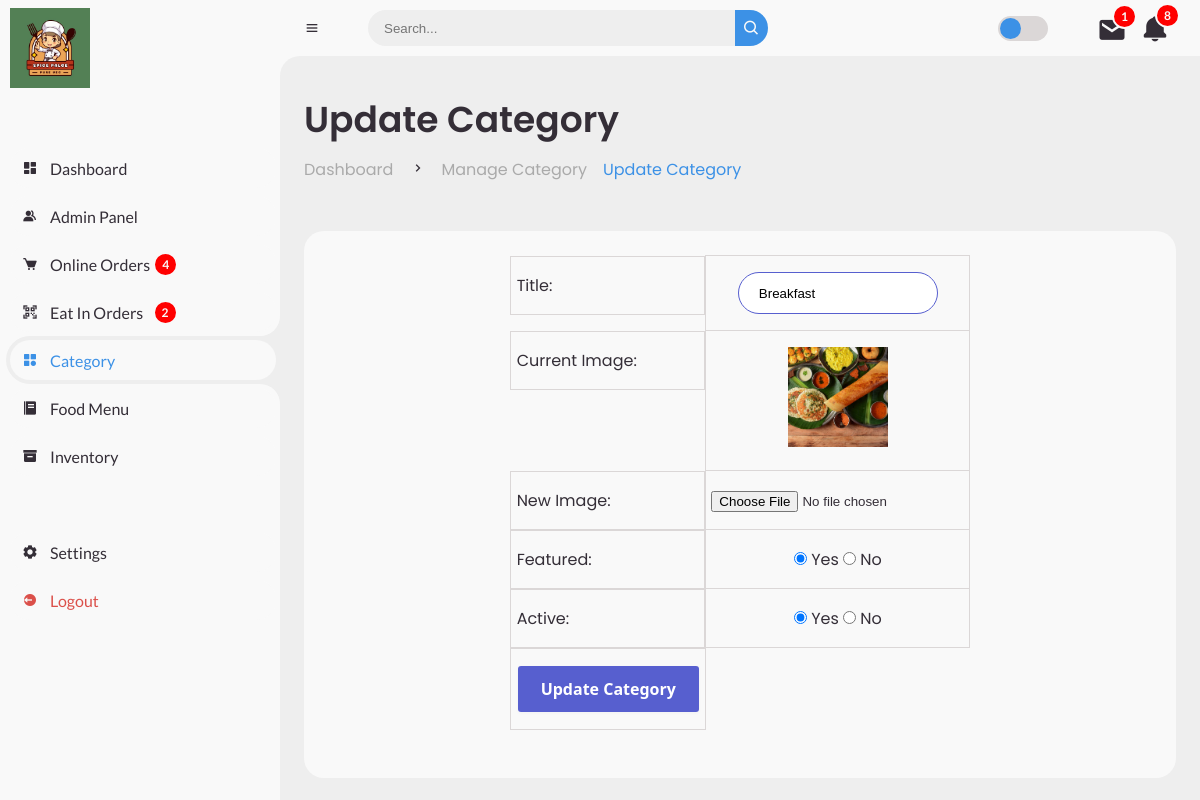
Screenshot of /admin/update-category.php?id=41 with the database file from the repository.
### tables this page shows
CREATE TABLE `tbl_category` (
  `id` int(10) UNSIGNED NOT NULL,
  `title` varchar(100) NOT NULL,
  `image_name` varchar(255) NOT NULL,
  `featured` varchar(10) NOT NULL,
  `active` varchar(10) NOT NULL
);

### admin/update-category.php (the view, shortened to what this page needs)
<?php include('../frontend/config/constants.php');
?>
<?php
$ei_order_notif = "SELECT order_status from tbl_eipay
					WHERE order_status='Pending' OR order_status='Processing'";
$res_ei_order_notif = mysqli_query($conn, $ei_order_notif);
$row_ei_order_notif = mysqli_num_rows($res_ei_order_notif);
$online_order_notif = "SELECT order_status from order_manager
					WHERE order_status='Pending'OR order_status='Processing' ";
$res_online_order_notif = mysqli_query($conn, $online_order_notif);
$row_online_order_notif = mysqli_num_rows($res_online_order_notif);
$stock_notif = "SELECT stock FROM tbl_food
				WHERE stock<50";
$res_stock_notif = mysqli_query($conn, $stock_notif);
$row_stock_notif = mysqli_num_rows($res_stock_notif);
$message_notif = "SELECT message_status FROM message
				 WHERE message_status = 'unread'";
$res_message_notif = mysqli_query($conn, $message_notif);
$row_message_notif = mysqli_num_rows($res_message_notif);
?>
<!DOCTYPE html>
<html lang="en">
<head>
	<link href='https://unpkg.com/boxicons@2.0.9/css/boxicons.min.css' rel='stylesheet'>
	<link rel="stylesheet" href="style-admin.css">
</head>
<body>
	<section id="sidebar">
		<a href="index.php" class="brand">
			<img src="../images/logo.png" width="80px" alt="">
		</a>
		<ul class="side-menu top">
			<li>
				<a href="index.php">
					<i class='bx bxs-dashboard'></i>
					<span class="text">Dashboard</span>
				</a>
			</li>
			<li>
				<a href="manage-admin.php">
					<i class='bx bxs-group'></i>
					<span class="text">Admin Panel</span>
				</a>
			</li>
			<li>
				<a href="manage-online-order.php">
					<i class='bx bxs-cart'></i>
					<span class="text">Online Orders&nbsp;</span>
					<?php
					if ($row_online_order_notif > 0) {
					?>
						<span class="num-ei"><?php echo $row_online_order_notif; ?></span>
					<?php
					} else {
					?>
						<span class=""> </span>
					<?php
					}
					?>
				</a>
			</li>
			<li>
				<a href="manage-ei-order.php">
					<i class='bx bx-qr-scan'></i>
					<span class="text">Eat In Orders&nbsp;&nbsp;&nbsp;
					</span>
					<?php
					if ($row_ei_order_notif > 0) {
					?>
						<span class="num-ei"><?php echo $row_ei_order_notif; ?></span>
					<?php
					} else {
					?>
						<span class=""> </span>
					<?php
					}
					?>
				</a>
			</li>
			<li class="active">
				<a href="manage-category.php">
					<i class='bx bxs-category'></i>
					<span class="text">Category</span>
				</a>
			</li>
			<li>
				<a href="manage-food.php">
					<i class='bx bxs-food-menu'></i>
					<span class="text">Food Menu</span>
				</a>
			</li>
			<li class="">
				<a href="inventory.php">
					<i class='bx bxs-box'></i>
					<span class="text">Inventory</span>
				</a>
			</li>
		</ul>
		<ul class="side-menu">
			<li>
				<a href="#">
					<i class='bx bxs-cog'></i>
					<span class="text">Settings</span>
				</a>
			</li>
			<li>
				<a href="logout.php" class="logout">
					<i class='bx bxs-log-out-circle'></i>
					<span class="text">Logout</span>
				</a>
			</li>
		</ul>
	</section>
	<section id="content">
		<nav>
			<i class='bx bx-menu'></i>
			<form action="#">
				<div class="form-input">
					<input type="search" placeholder="Search...">
					<button type="submit" class="search-btn"><i class='bx bx-search'></i></button>
				</div>
			</form>
			<label for="switch-mode" class="switch-mode"></label>
			<div class="fetch_message">
				<div class="action_message notfi_message">
					<a href="messages.php"><i class='bx bxs-envelope'></i></a>
					<?php
					if ($row_message_notif > 0) {
					?>
						<span class="num"><?php echo $row_message_notif; ?></span>
					<?php
					} else {
					?>
						<span class=""></span>
					<?php
					}
					?>
				</div>
			</div>
			<div class="notification">
				<div class="action notif">
					<i class='bx bxs-bell' onclick="menuToggle();"></i>
					<?php
					if ($row_stock_notif > 0 || $row_online_order_notif > 0 || $row_ei_order_notif > 0) {
						$total_notif = $row_online_order_notif + $row_ei_order_notif + $row_stock_notif;
					?>
						<span class="num"><?php echo $total_notif; ?></span>
					<?php
					} else {
					?>
						<span class=""></span>
					<?php
					}
					?>
				</div>
			</div>
		</nav>
		<main>
			<div class="head-title">
				<div class="left">
					<h1>Update Category</h1>
					<ul class="breadcrumb">
						<li>
							<a href="index.php">Dashboard</a>
						</li>
						<li><i class='bx bx-chevron-right'></i></li>
						<li>
							<a class="" href="manage-category.php">Manage Category</a>
						</li>
						<li>
							<a class="active" href="update-category.php.php">Update Category</a>
						</li>
					</ul>
				</div>
			</div>
			<br />
			<?php
			if (isset($_GET['id'])) {
				$id = $_GET['id'];
				$sql = "SELECT * FROM tbl_category WHERE id=$id";
				$res = mysqli_query($conn, $sql);
				$count = mysqli_num_rows($res);
				if ($count == 1) {
					$row = mysqli_fetch_assoc($res);
					$title = $row['title'];
					$current_image = $row['image_name'];
					$featured = $row['featured'];
					$active = $row['active'];
				} else {
					$_SESSION['no-category-found'] = "<div class='error'>Category not Found.</div>";
					header('location:' . SITEURL . 'manage-category.php');
				}
			} else {
				header('location:' . SITEURL . 'manage-category.php');
			}
			?>
			<div class="table-data">
				<div class="order">
					<div class="head">
						<form action="" method="POST" enctype="multipart/form-data">
							<table class="">
								<tr>
									<td>Title: </td>
									<td>
										<input type="text" name="title" value="<?php echo $title; ?>" id="ip2" required>
									</td>
								</tr>
								<tr>
									<td>Current Image: </td>
									<td>
										<?php
										if ($current_image != "") {
										?>
											<img src="<?php echo SITEURL; ?>../images/category/<?php echo $current_image; ?>" width="150px">
										<?php
										} else {
											echo "<div class='error'>Image Not Added.</div>";
										}
										?>
									</td>
								</tr>
								<tr>
									<td>New Image: </td>
									<td>
										<input type="file" name="image" required>
									</td>
								</tr>
								<tr>
									<td>Featured: </td>
									<td>
										<input <?php if ($featured == "Yes") {
													echo "checked";
												} ?> type="radio" name="featured" value="Yes" required> Yes
										<input <?php if ($featured == "No") {
													echo "checked";
												} ?> type="radio" name="featured" value="No" required> No
									</td>
								</tr>
								<tr>
									<td>Active: </td>
									<td>
										<input <?php if ($active == "Yes") {
													echo "checked";
												} ?> type="radio" name="active" value="Yes" required> Yes
										<input <?php if ($active == "No") {
													echo "checked";
												} ?> type="radio" name="active" value="No" required> No
									</td>
								</tr>
								<tr>
									<td>
										<input type="submit" name="submit" value="Update Category" class="button-8" role="button">
									</td>
								</tr>
							</table>
						</form>
		</main>
	</section>
</body>
</html>

### rows the page displays
tbl_category: title "Breakfast", image_name (picture), featured "☑", active "☑"

### other values shown
$row_online_order_notif "4"
$row_ei_order_notif "2"
$row_message_notif "1"
$total_notif "8"
